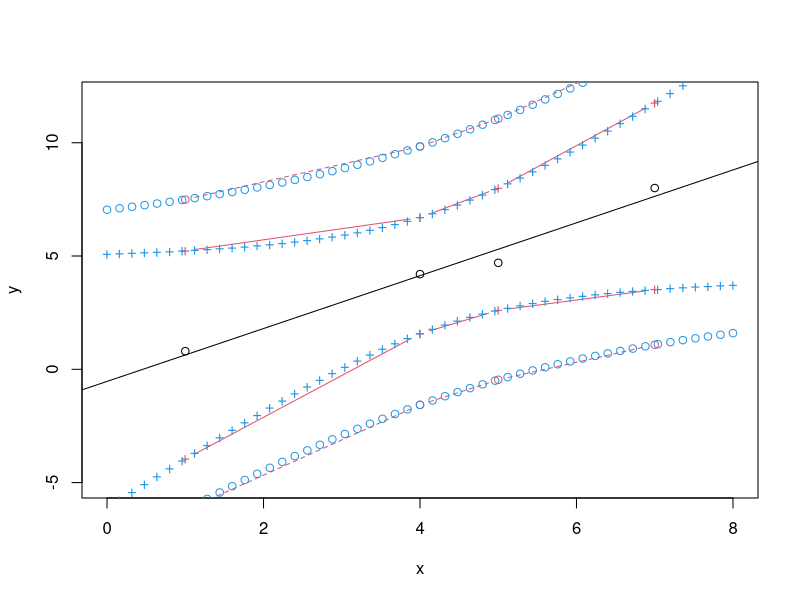

Write R code to recreate this figure.
d <- data.frame(x=c(1,4,5,7), y=c(0.8,4.2,4.7,8))
##Fit the model
lm1 <- lm(y~x,data=d)

## create the new variables through prediction
p_conf1 <- predict(lm1,interval="confidence", level = 0.99)
p_pred1 <- predict(lm1,interval="prediction", level = 0.99)
print(p_conf1)
print(p_pred1)

## Conf. and pred. intervals with new x values 
## (extrapolation and more finely/evenly spaced than original data):
nd <- data.frame(x=seq(0,8,length=51))
p_conf2 <- predict(lm1,interval="confidence", newdata=nd, level = 0.99)
p_pred2 <- predict(lm1,interval="prediction", newdata=nd, level = 0.99)
print(p_conf2)
print(p_pred2)

## plot everything together
plot(y~x,data=d,ylim=c(-5,12),xlim=c(0,8)) ## data
abline(lm1) ## fit
matlines(d$x,p_conf1[,c("lwr","upr")],col=2,lty=1,type="b",pch="+")
matlines(d$x,p_pred1[,c("lwr","upr")],col=2,lty=2,type="b",pch=1)
matlines(nd$x,p_conf2[,c("lwr","upr")],col=4,lty=1,type="b",pch="+")
matlines(nd$x,p_pred2[,c("lwr","upr")],col=4,lty=2,type="b",pch=1)